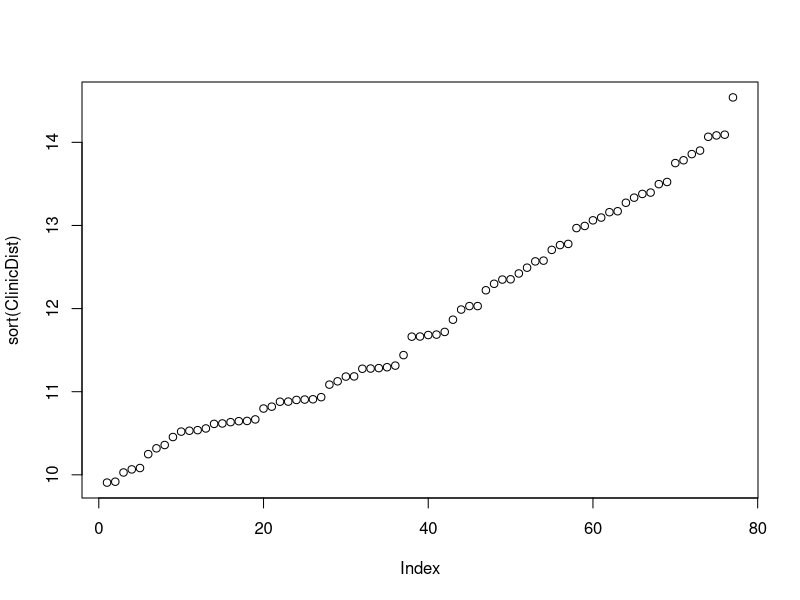

Write the R code that produced this figure. (Note: this script raises an error after producing the figure.)
library(stringr)

TransitData=read.csv(file="TransitDistances 2.csv", header = TRUE) ####Reads in Neighborhood Data
regexp = "[[:digit:]]+"
NumericData=str_extract_all(TransitData$Distance.Time, regexp, simplify = TRUE) ####Returns Matrix of Time and Distance Values
DistanceMat=0.000621371*matrix(as.numeric(NumericData[,1]), nrow=sqrt(length(TransitData$Distance.Time))) ####Codifies as Matrix of Distances
TimeMat=matrix(as.numeric(NumericData[,2]), nrow=sqrt(length(TransitData$Distance.Time))) ####Codifies as Matrix of Times


ClinicTransitData=read.csv(file="ClinicDistances 2.csv", header = TRUE) ####Reads in Clinic Data
regexp = "[[:digit:]]+"
NumericData=str_extract_all(ClinicTransitData$Distance.Time, regexp, simplify = TRUE) ####Returns Matrix of Time and Distance Values
ClinicDistanceMat=0.000621371*matrix(as.numeric(NumericData[,1]), nrow=77) ####Codifies as Matrix of Distances in miles
ClinicTimeMat=matrix(as.numeric(NumericData[,2]), nrow=77)####Codifies as Matrix of Times

ClinicDistanceMat[which(ClinicDistanceMat==0)]=NA
ClinicTimeMat[which(ClinicTimeMat==0)]=NA

ClinicDist=apply(ClinicDistanceMat, 1, FUN=mean, na.rm=TRUE) ####Minimum Travel Distance, Removing NAs
ClinicTime=apply(ClinicTimeMat, 1, FUN=mean, na.rm=TRUE) ####Minimum Travel Time, Removing NAs

plot(sort(ClinicDist))

ClinicDistanceClasses